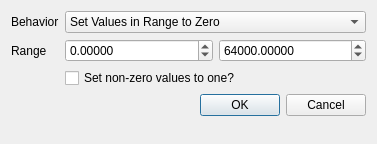
<?xml version="1.0" encoding="UTF-8"?>
<ui version="4.0">
 <class>BooleanizeDialog</class>
 <widget class="QDialog" name="BooleanizeDialog">
  <property name="geometry">
   <rect>
    <x>0</x>
    <y>0</y>
    <width>377</width>
    <height>144</height>
   </rect>
  </property>
  <property name="windowTitle">
   <string>Booleanize/Clamp</string>
  </property>
  <layout class="QFormLayout" name="formLayout">
   <property name="fieldGrowthPolicy">
    <enum>QFormLayout::AllNonFixedFieldsGrow</enum>
   </property>
   <item row="0" column="0">
    <widget class="QLabel" name="behaviorLabel">
     <property name="text">
      <string>Behavior</string>
     </property>
    </widget>
   </item>
   <item row="0" column="1">
    <widget class="QComboBox" name="behaviorComboBox">
     <item>
      <property name="text">
       <string>Set Values in Range to Zero</string>
      </property>
     </item>
     <item>
      <property name="text">
       <string>Set Values out of Range to Zero</string>
      </property>
     </item>
     <item>
      <property name="text">
       <string>Set Values out of Range to Maximum (clamp)</string>
      </property>
     </item>
    </widget>
   </item>
   <item row="1" column="0">
    <widget class="QLabel" name="rangeLabel">
     <property name="text">
      <string>Range</string>
     </property>
    </widget>
   </item>
   <item row="1" column="1">
    <layout class="QHBoxLayout" name="horizontalLayout">
     <item>
      <widget class="QDoubleSpinBox" name="minDoubleSpinBox">
       <property name="decimals">
        <number>5</number>
       </property>
       <property name="minimum">
        <double>-100000.000000000000000</double>
       </property>
       <property name="maximum">
        <double>100000.000000000000000</double>
       </property>
       <property name="singleStep">
        <double>1.000000000000000</double>
       </property>
       <property name="value">
        <double>0.000000000000000</double>
       </property>
      </widget>
     </item>
     <item>
      <widget class="QDoubleSpinBox" name="maxDoubleSpinBox">
       <property name="decimals">
        <number>5</number>
       </property>
       <property name="minimum">
        <double>-99.989999999999995</double>
       </property>
       <property name="maximum">
        <double>100000.000000000000000</double>
       </property>
       <property name="value">
        <double>64000.000000000000000</double>
       </property>
      </widget>
     </item>
    </layout>
   </item>
   <item row="2" column="1">
    <widget class="QCheckBox" name="oneifyCheckBox">
     <property name="text">
      <string>Set non-zero values to one?</string>
     </property>
    </widget>
   </item>
   <item row="3" column="1">
    <widget class="QDialogButtonBox" name="buttonBox">
     <property name="orientation">
      <enum>Qt::Horizontal</enum>
     </property>
     <property name="standardButtons">
      <set>QDialogButtonBox::Cancel|QDialogButtonBox::Ok</set>
     </property>
    </widget>
   </item>
  </layout>
 </widget>
 <resources/>
 <connections>
  <connection>
   <sender>buttonBox</sender>
   <signal>accepted()</signal>
   <receiver>BooleanizeDialog</receiver>
   <slot>accept()</slot>
   <hints>
    <hint type="sourcelabel">
     <x>248</x>
     <y>254</y>
    </hint>
    <hint type="destinationlabel">
     <x>157</x>
     <y>274</y>
    </hint>
   </hints>
  </connection>
  <connection>
   <sender>buttonBox</sender>
   <signal>rejected()</signal>
   <receiver>BooleanizeDialog</receiver>
   <slot>reject()</slot>
   <hints>
    <hint type="sourcelabel">
     <x>316</x>
     <y>260</y>
    </hint>
    <hint type="destinationlabel">
     <x>286</x>
     <y>274</y>
    </hint>
   </hints>
  </connection>
 </connections>
</ui>
